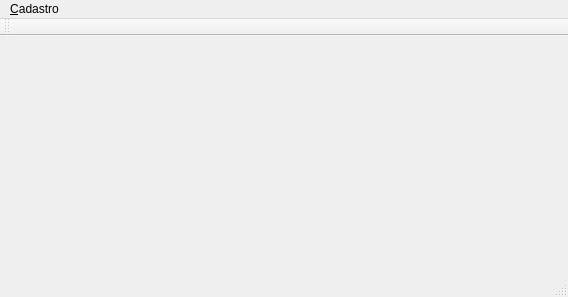
<?xml version="1.0" encoding="UTF-8"?>
<ui version="4.0">
 <class>MainWindow</class>
 <widget class="QMainWindow" name="MainWindow">
  <property name="geometry">
   <rect>
    <x>0</x>
    <y>0</y>
    <width>568</width>
    <height>297</height>
   </rect>
  </property>
  <property name="windowTitle">
   <string>MainWindow</string>
  </property>
  <widget class="QWidget" name="centralwidget"/>
  <widget class="QMenuBar" name="menubar">
   <property name="geometry">
    <rect>
     <x>0</x>
     <y>0</y>
     <width>568</width>
     <height>22</height>
    </rect>
   </property>
   <widget class="QMenu" name="menu_Cadastro">
    <property name="title">
     <string>&amp;Cadastro</string>
    </property>
    <addaction name="separator"/>
    <addaction name="action_Cliente"/>
    <addaction name="action_Fornecedor"/>
   </widget>
   <addaction name="menu_Cadastro"/>
  </widget>
  <widget class="QStatusBar" name="statusbar"/>
  <widget class="QToolBar" name="toolBar">
   <property name="windowTitle">
    <string>toolBar</string>
   </property>
   <attribute name="toolBarArea">
    <enum>TopToolBarArea</enum>
   </attribute>
   <attribute name="toolBarBreak">
    <bool>false</bool>
   </attribute>
  </widget>
  <action name="action_Cliente">
   <property name="text">
    <string>&amp;Cliente</string>
   </property>
  </action>
  <action name="action_Fornecedor">
   <property name="text">
    <string>&amp;Fornecedor</string>
   </property>
  </action>
 </widget>
 <resources/>
 <connections/>
</ui>
